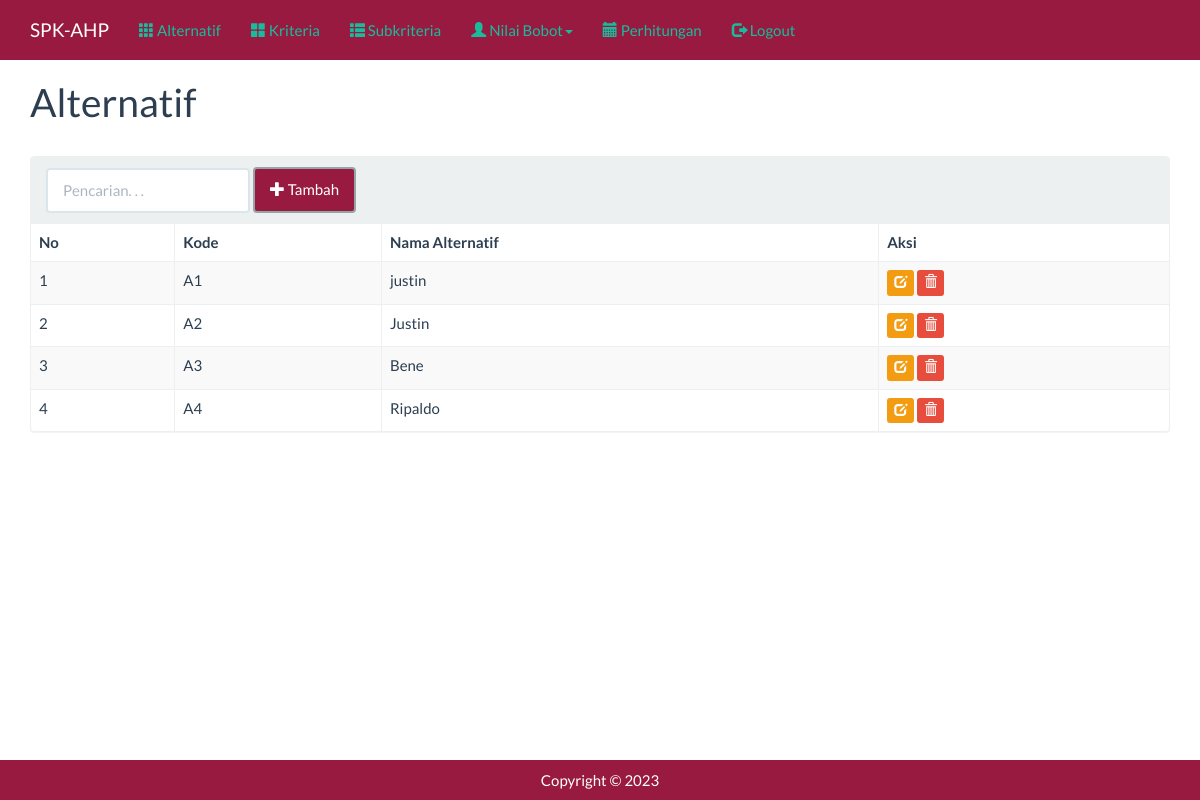
Page /index.php?m=alternatif (signed in) on the committed database.
### tables this page shows
CREATE TABLE `tb_alternatif` (
  `kode_alternatif` varchar(16) NOT NULL,
  `nama_alternatif` varchar(255) DEFAULT NULL,
  `total` double DEFAULT NULL,
  `rank` int(11) DEFAULT NULL
);

### config.php (called while the page is built, shortened)
<?php
$config["server"] = 'localhost';
$config["username"] = 'root';
$config["password"] = '12345678';
$config["database_name"] = 'ahp';

### functions.php (called while the page is built, shortened)
<?php
include 'config.php';
include 'includes/db.php';
$db = new DB($config['server'], $config['username'], $config['password'], $config['database_name']);
include 'includes/general.php';

### includes/general.php (called while the page is built, shortened)
<?php
function esc_field($str)
{
    return addslashes($str);
}

### includes/db.php (called while the page is built, shortened)
<?php
class DB
{
    var $conn = null;
    public function __construct($host, $username, $passwd, $dbname)
    {
        $this->conn = mysqli_connect($host, $username, $passwd, $dbname);
    }
    public function query($sql)
    {
        $query = mysqli_query($this->conn, $sql) or die('<pre>Error mysqli_query: ' . mysqli_error($this->conn) . '<br />' . $sql . '</pre>');
        return $query;
    }
    public function get_results($sql)
    {
        $query = $this->query($sql);
        $arr = array();
        while ($row = mysqli_fetch_object($query)) {
            $arr[] = $row;
        }
        return $arr;
    }
}

### alternatif.php (the view, shortened to what this page needs)
<div class="page-header">
    <h1>Alternatif</h1>
</div>
<div class="panel panel-default">
    <div class="panel-heading">
        <form class="form-inline">
            <div class="form-group">
                <input class="form-control" type="text" placeholder="Pencarian. . ." name="q" value="<?= $_GET['q'] ?>" />
            </div>
            <div class="form-group">
                <a style="background-color: #981A40;" class="btn btn-default" href="?m=alternatif_tambah"><span class="glyphicon glyphicon-plus"></span> Tambah</a>
            </div>
        </form>
    </div>
    <div class="table-responsive">
        <table class="table table-bordered table-hover table-striped">
            <thead>
                <tr>
                    <th>No</th>
                    <th>Kode</th>
                    <th>Nama Alternatif</th>
                    <th>Aksi</th>
                </tr>
            </thead>
            <?php
            $q = esc_field($_GET['q']);
            $rows = $db->get_results("SELECT * FROM tb_alternatif
            WHERE kode_alternatif LIKE '%$q%'
            OR nama_alternatif LIKE '%$q%'
            ORDER BY kode_alternatif");
            $no = 0;
            foreach ($rows as $row) : ?>
                <tr>
                    <td><?= ++$no ?></td>
                    <td><?= $row->kode_alternatif ?></td>
                    <td><?= $row->nama_alternatif ?></td>
                    <td>
                        <a class="btn btn-xs btn-warning" href="?m=alternatif_ubah&ID=<?= $row->kode_alternatif ?>"><span class="glyphicon glyphicon-edit"></span></a>
                        <a class="btn btn-xs btn-danger" href="aksi.php?act=alternatif_hapus&ID=<?= $row->kode_alternatif ?>"><span class="glyphicon glyphicon-trash"></span></a>
                    </td>
                </tr>
            <?php endforeach ?>
        </table>
    </div>
</div>

### assets/css/general.css (style rules this page uses)
html { position: relative; min-height: 100%; }
body { margin-bottom: 70px; }
.page-header { margin-top: 0; padding-bottom: 0; }
.page-header h1 { margin-top: 0; }

### rows in the picture
tb_alternatif: kode_alternatif "A1", nama_alternatif "justin"
tb_alternatif: kode_alternatif "A2", nama_alternatif "Justin"
tb_alternatif: kode_alternatif "A3", nama_alternatif "Bene"
tb_alternatif: kode_alternatif "A4", nama_alternatif "Ripaldo"
